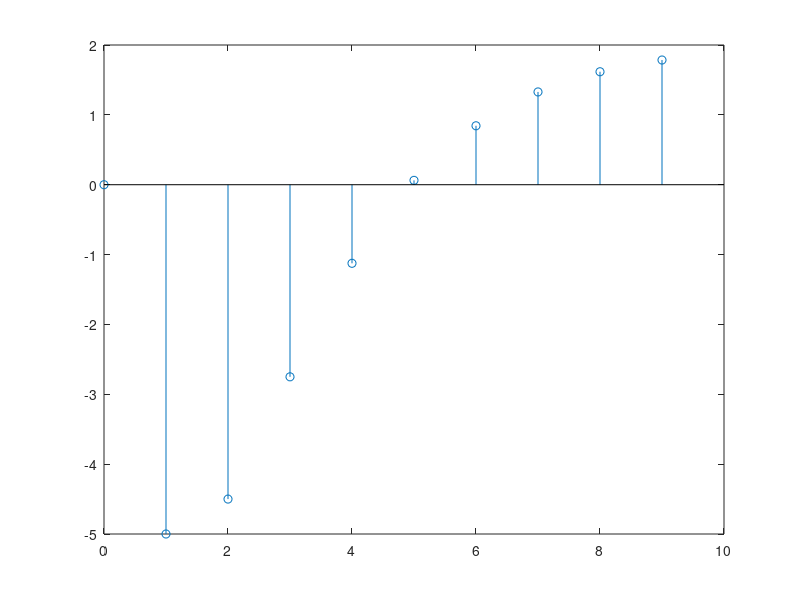

Write MATLAB code to recreate this figure.

%{
Técnicas de Control - Curso 2022/23
 UD1- Ejercicio 5 
Aitor Gude Romero
%}

%***************Definición e inicialización de variables:****************

a1=0; 
a2=0;
b1=0;
b2=0;
ts=0.01 %Tiempo de muestreo
den=[1 -a1 -a2] %Denominador de FDT
num=[b1 b2 0]    %Numerador de FDT
phi=[1 -0.25 0.625 -0.125;1 -0.25 1 -0.5;1 -0.25 1.5 -0.9;1 -0.25 1.66 -1.16;1 -0.25 5 -4.5; 1 -0.25 -5 5.5] %Matriz de coeficientes

%Recorremos la matriz de coeficientes phi y creamos las diferentes
%funciones de transferencia, ejecutando despues la prueba con entrada
%escalon e imprimiendo la gráfica asi como lugar de las raices
for i=1:6
    a1=phi(i,1)
    a2=phi(i,2)
    b1=phi(i,3)
    b2=phi(i,4)
    den=[1 -a1 -a2]
    num=[b1 b2]
    Z=tf(num,den,ts)
    polos=pole(Z)
    ceros=zero(Z)
    modulo=abs(polos)
    ganancia=dcgain(Z)
    %***************Ânalisis de respuesta escalon**************
    y =step(Z)
    n=length(y);
    k=0:1:n-1;
    stem(k,y);    
    fprintf("Mostrando respuesta escalón en i=%d:,Pulse una tecla para continuar",i)
    pause
end
